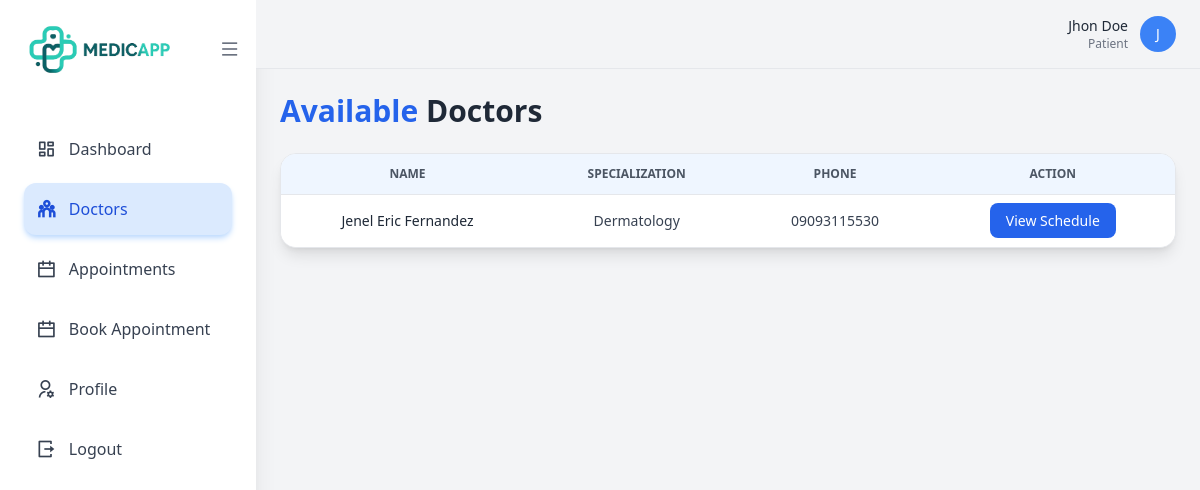
/available_doctors (signed in), run on the app's committed database.
### app.py (models this page shows)
class Patient(db.Model):
    __tablename__ = "patient"
    patient_id: Mapped[int] = mapped_column(Integer, primary_key=True, autoincrement=True)
    account_id: Mapped[int] = mapped_column(
        ForeignKey("account.account_id"), unique=True, nullable=False
    )
    firstname: Mapped[str] = mapped_column(String(50))
    middlename: Mapped[str] = mapped_column(String(50), nullable=True)
    lastname: Mapped[str] = mapped_column(String(50))
    gender: Mapped[str] = mapped_column(String(10))
    birthdate: Mapped[date] = mapped_column(Date)
    age: Mapped[int] = mapped_column(Integer)
    blood_type: Mapped[str] = mapped_column(String(5), nullable=True)
    civil_status: Mapped[str] = mapped_column(String(20), nullable=True)
    current_address: Mapped[str] = mapped_column(String(200))
    permanent_address: Mapped[str] = mapped_column(String(200))
    zipcode: Mapped[str] = mapped_column(String(10), nullable=True)
    phone: Mapped[str] = mapped_column(String(20))
    email: Mapped[str] = mapped_column(String(100), nullable=True)
    ec_name: Mapped[str] = mapped_column(String(100), nullable=True)
    ec_phone: Mapped[str] = mapped_column(String(20), nullable=True)
    ec_relation: Mapped[str] = mapped_column(String(50), nullable=True)
    ec_address: Mapped[str] = mapped_column(String(200), nullable=True)
    created_at: Mapped[datetime] = mapped_column(
        DateTime, default=datetime.utcnow
    )
    account: Mapped["Account"] = relationship(back_populates="patient")
    appointments: Mapped[list["Appointment"]] = relationship(back_populates="patient")
    records: Mapped[list["MedicalRecord"]] = relationship(back_populates="patient")
    history: Mapped["PatientHistoryBackground"] = relationship(
        back_populates="patient", uselist=False
    )

class Doctor(db.Model):
    __tablename__ = "doctor"
    doctor_id: Mapped[int] = mapped_column(Integer, primary_key=True, autoincrement=True)
    firstname: Mapped[str] = mapped_column(String(50))
    middlename: Mapped[str] = mapped_column(String(50), nullable=True)
    lastname: Mapped[str] = mapped_column(String(50))
    age: Mapped[int] = mapped_column(Integer)
    bloodtype: Mapped[str] = mapped_column(String(5), nullable=True)
    height: Mapped[str] = mapped_column(String, nullable=True)
    weight: Mapped[str] = mapped_column(String, nullable=True)
    specialization: Mapped[str] = mapped_column(String(100))
    gender: Mapped[str] = mapped_column(String(20))
    dob: Mapped[str] = mapped_column(String(10))
    pob: Mapped[str] = mapped_column(String(100), nullable=True)
    civilstatus: Mapped[str] = mapped_column(String(20), nullable=True)
    degree: Mapped[str] = mapped_column(String(100), nullable=True)
    nationality: Mapped[str] = mapped_column(String(50), nullable=True)
    religion: Mapped[str] = mapped_column(String(50), nullable=True)
    phone: Mapped[str] = mapped_column(String(20))
    email: Mapped[str] = mapped_column(String(100))
    account_id: Mapped[int] = mapped_column(ForeignKey("account.account_id"), unique=True)
    account: Mapped["Account"] = relationship(back_populates="doctor")
    appointments: Mapped[list["Appointment"]] = relationship(back_populates="doctor")
    records: Mapped[list["MedicalRecord"]] = relationship(back_populates="doctor")
    doctor_schedule = relationship("Doctor_Schedule", back_populates="doctor")

### app.py (the view)
@app.route('/available_doctors')
def available_doctors():
    if 'role' not in session or session['role'] != 'patient':
        return redirect(url_for('unauthorized'))
    user_id = session.get('user_id')
    profile = Patient.query.filter_by(account_id=user_id).first()
    doctors = Doctor.query.all()
    return render_template('patient/available_doctors.html',
                           doctors=doctors,
                           profile=profile)

### templates/patient/available_doctors.html (shortened to what this page needs)
{% extends 'base/layout.html' %}
{% block content %}
<div class="flex min-h-screen bg-gray-100">
    {% include 'patient/patient_sidebar.html' %}
    <div class="flex-1 flex flex-col">
        <header class="bg-gray-100 border-b sticky top-0 z-40">
            <div class="flex items-center justify-between px-6 py-4">
                <div class="flex items-center space-x-3">
                  <div class="hidden sm:block text-right">
                      <p class="text-sm font-medium text-gray-800">{{ profile.firstname }} {{ profile.lastname }}</p>
                      <p class="text-xs text-gray-500">Patient</p>
                  </div>
                  <div class="w-9 h-9 bg-blue-500 rounded-full flex items-center justify-center">
                      <span class="text-white font-medium text-sm">
                      {{ profile.firstname[0] if profile.firstname else 'U' }}
                      </span>
                  </div>
                </div>
            </div>
        </header>
        <div class="p-6">
            <div class="flex justify-between items-center mb-6">
                <h1 class="text-3xl font-bold text-gray-800">
                    <span class="text-blue-600">Available</span> Doctors
                </h1>
            </div>
            <div class="bg-white shadow-lg rounded-2xl overflow-hidden border border-gray-200">
                <table class="min-w-full divide-y divide-gray-200">
                    <thead class="bg-blue-50">
                        <tr>
                            <th class="px-6 py-3 text-xs font-semibold text-gray-600 text-center uppercase">Name</th>
                            <th class="px-6 py-3 text-xs font-semibold text-gray-600 text-center uppercase">Specialization</th>
                            <th class="px-6 py-3 text-xs font-semibold text-gray-600 text-center uppercase">Phone</th>
                            <th class="px-6 py-3 text-xs font-semibold text-gray-600 text-center uppercase">Action</th>
                        </tr>
                    </thead>
                    <tbody class="bg-white divide-y divide-gray-100">
                        {% for doctor in doctors %}
                        <tr class="hover:bg-blue-50 transition">
                            <td class="px-6 py-4 text-sm font-medium text-gray-800 text-center">
                                {{ doctor.firstname }} {{ doctor.lastname }}
                            </td>
                            <td class="px-6 py-4 text-sm text-gray-700 text-center">
                                {{ doctor.specialization }}
                            </td>
                            <td class="px-6 py-4 text-sm text-gray-700 text-center">
                                {{ doctor.phone }}
                            </td>
                            <td class="px-6 py-4 text-sm text-center">
                                <a href="{{ url_for('view_available_time', doctor_id=doctor.doctor_id) }}"
                                class="px-4 py-2 rounded-lg bg-blue-600 text-white font-medium
                                        hover:bg-blue-700 hover:shadow transition">
                                    View Schedule
                                </a>
                            </td>
                        </tr>
                        {% endfor %}
                    </tbody>
                </table>
            </div>
        </div>
    </div>
</div>
{% endblock %}

### data on the page
Patient: firstname "Jhon", lastname "Doe", firstname "J"
Doctor: firstname "Jenel Eric", lastname "Fernandez", specialization "Dermatology", phone "09093115530"
